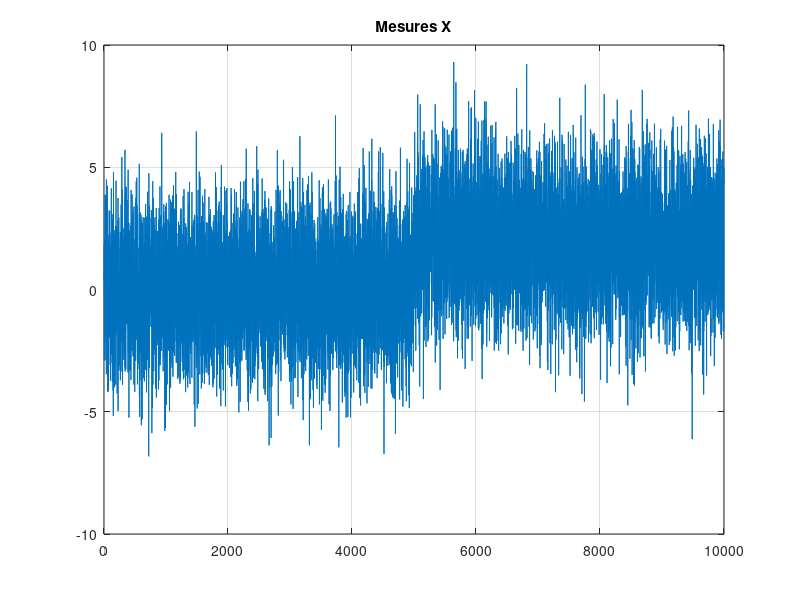
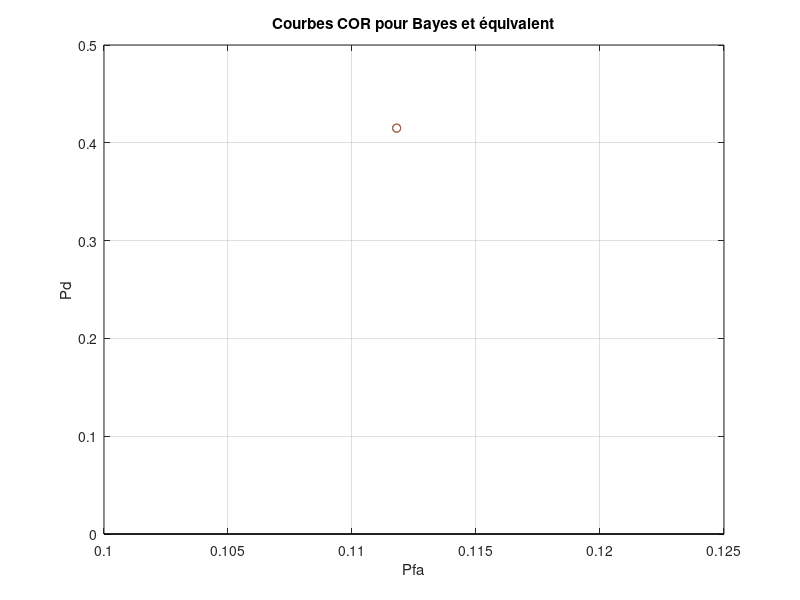

MATLAB code to generate these figures, in order:
clc; clear; close all

load("data.mat")

fonction = exp(-(1/2)*((X-v)/sigma).^2) .* exp((1/2)*(X/sigma).^2); %detecteur de bayes
lambda_0 = (pi0*(c10-c00))/(pi1*(c01-c11)); %seuil detecteur de bayes
seuil = (2*sigma^2*log(lambda_0) + v^2)/(2*v); %seuil detecteur equivalent

d1 = 1;
d0 = 0;

%Detecteur de Bayes
delta1 = zeros(m, N);
compteur_Bayes = 0;
for i = 1:m
    for j = 1:N
        if (fonction(i, j) > lambda_0)
            delta1(i, j) = d1;
            compteur_Bayes = compteur_Bayes + 1;
        else
            delta1(i, j) = d0;
        end
    end
end

%Detecteur equivalent
delta2 = zeros(m, N);
compteur_equivalent = 0;
for i = 1:m
    for j = 1:N
        if (X(i,j) > seuil)
            delta2(i, j) = d1;
            compteur_equivalent = compteur_equivalent + 1;
        else
            delta2(i, j) = d0;
        end
    end
end

for i = 1:m
    nb_d1_detecte_bayes = 0;
    nb_fa_bayes = 0;
    nb_d1_detecte_equivalent = 0;
    nb_fa_equivalent = 0;
    
    for j = 1:N
        if (delta1(i, j) == 1 && vraies_detection(i, j) == 1)
            nb_d1_detecte_bayes = nb_d1_detecte_bayes + 1;
        elseif (delta1(i, j) == 1 && vraies_detection(i, j) == 0)
            nb_fa_bayes = nb_fa_bayes + 1;
        end
        if (delta2(i, j) == 1 && vraies_detection(i, j) == 1)
            nb_d1_detecte_equivalent = nb_d1_detecte_equivalent + 1;
        elseif (delta2(i, j) == 1 && vraies_detection(i, j) == 0)
            nb_fa_equivalent = nb_fa_equivalent + 1;
        end
    end
    
    Pfa_bayes(i) = nb_fa_bayes/(pi0*N);
    Pd_bayes(i) = nb_d1_detecte_bayes / (pi1*N);
    
    Pfa_equivalent(i) = nb_fa_equivalent/(pi0*N);
    Pd_equivalent(i) = nb_d1_detecte_equivalent / (pi1*N);
end


figure(1)
plot(X)
grid()
title("Mesures X")

figure(2)
stem(Pfa_bayes, Pd_bayes, "LineStyle", "none")
hold on
stem(Pfa_equivalent, Pd_equivalent, "LineStyle", "none")
grid()
xlabel("Pfa")
ylabel("Pd")
title("Courbes COR pour Bayes et équivalent")